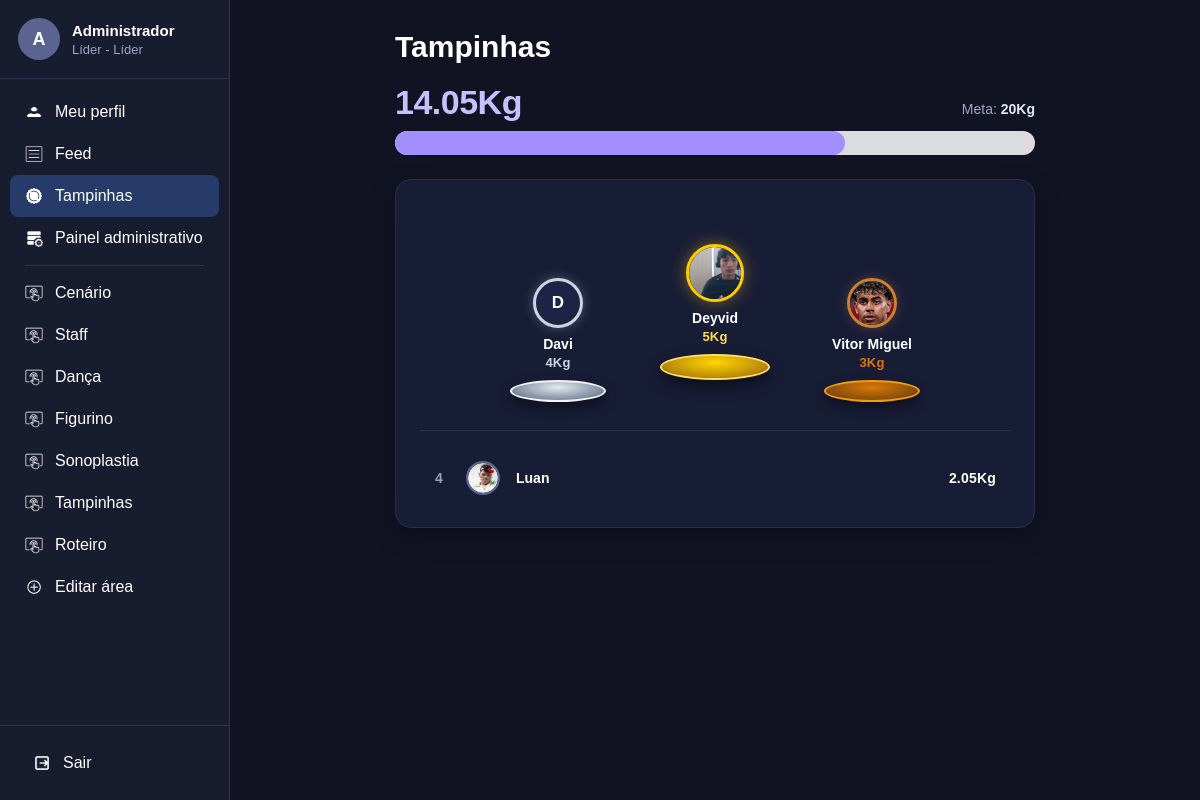
Screenshot of /tampinhas/ (signed in) with the database file from the repository.
### usuarios/models.py (models this page shows, shortened)
class Usuario(models.Model):
    nome=models.CharField(max_length=100, blank=True, default="")
    matricula=models.CharField(max_length=20, unique=True)
    senha=models.CharField(max_length=255)
    diretoria=models.CharField(max_length=50)
    areas=models.TextField()
    aprovado=models.BooleanField(default=True)
    sub_lider=models.BooleanField(default=False)
    sublider_de=models.CharField(max_length=50, null=True, blank=True)
    doacao_tampinhas=models.FloatField(default=0)
    foto=models.ImageField(upload_to="perfis/", null=True, blank=True)
    bio=models.TextField(blank=True, default="")
    def nome_exibicao(self):
        if self.nome and self.nome.strip():
            return self.nome.strip()
        return self.matricula
    def inicial_perfil(self):
        base = (self.nome_exibicao() or "U").strip()
        return base[0].upper() if base else "U"
    def eh_administrador(self):
        mat = (self.matricula or "").strip().lower()
        diret = (self.diretoria or "").strip().lower()
        return mat == "admin" or diret in ["líder", "lider", "líder geral", "lider geral"]
    def tem_acesso_painel(self):
        return self.eh_administrador() or self.sub_lider
    def get_areas_sidebar(self):
        if self.eh_administrador():
            return ["Cenário", "Staff", "Dança", "Figurino", "Sonoplastia", "Tampinhas", "Roteiro"]
        return self.get_areas_ordenadas()

### usuarios/views.py (the view)
# urls.py: path("tampinhas/", views.tampinhas, name="tampinhas"),
def tampinhas(request):
    usuario = usuario_logado(request)
    if usuario is None:
        return redirect("login")
    meta_kg = obter_meta_tampinhas_kg()
    meta_kg_formatada = formatar_kg(meta_kg, is_gramas=False)
    total_gramas_geral = DoacaoTampinhas.objects.filter(
        usuario__aprovado=True
    ).exclude(
        usuario__matricula="admin"
    ).aggregate(tot=models.Sum("quantidade_gramas"))["tot"]
    if total_gramas_geral is None:
        total_kg_db = Usuario.objects.filter(aprovado=True).exclude(
            matricula="admin"
        ).aggregate(tot=models.Sum("doacao_tampinhas"))["tot"] or 0
        total_geral_d = Decimal(str(total_kg_db))
    else:
        total_geral_d = Decimal(total_gramas_geral) / Decimal("1000")
    s_tot = f"{total_geral_d:.3f}".rstrip("0").rstrip(".")
    if not s_tot or s_tot == "-0":
        s_tot = "0"
    total_geral_kg = f"{s_tot}Kg"
    if meta_kg > 0:
        progresso_porcentagem = min(100.0, float((total_geral_d / meta_kg) * Decimal("100")))
    else:
        progresso_porcentagem = 0.0
    membros = Usuario.objects.filter(aprovado=True).exclude(matricula="admin")
    membros_validos = [m for m in membros if not m.eh_administrador()]
    ranking = []
    for m in membros_validos:
        tot_g = DoacaoTampinhas.objects.filter(usuario=m).aggregate(
            tot=models.Sum("quantidade_gramas")
        )["tot"]
        if tot_g is None and m.doacao_tampinhas > 0:
            tot_g = int(Decimal(str(m.doacao_tampinhas)) * Decimal("1000"))
        if tot_g and tot_g > 0:
            d_membro = Decimal(tot_g) / Decimal("1000")
            s_membro = f"{d_membro:.3f}".rstrip("0").rstrip(".")
            if not s_membro or s_membro == "-0":
                s_membro = "0"
            ranking.append({
                "usuario": m,
                "matricula": m.matricula,
                "total_gramas": tot_g,
                "total_kg": d_membro,
                "total_formatado": f"{s_membro}Kg",
            })
    ranking.sort(key=lambda x: (-x["total_gramas"], x["matricula"]))
    primeiro = ranking[0] if len(ranking) > 0 else None
    segundo = ranking[1] if len(ranking) > 1 else None
    terceiro = ranking[2] if len(ranking) > 2 else None
    demais_participantes = []
    for idx, item in enumerate(ranking[3:], start=4):
        item_com_posicao = dict(item)
        item_com_posicao["posicao"] = idx
        demais_participantes.append(item_com_posicao)
    return render(request, "tampinhas.html", {
        "usuario": usuario,
        "total_geral_kg": total_geral_kg,
        "progresso_porcentagem": progresso_porcentagem,
        "progresso_porcentagem_css": f"{progresso_porcentagem:.2f}",
        "meta_kg": meta_kg,
        "meta_kg_formatada": meta_kg_formatada,
        "primeiro": primeiro,
        "segundo": segundo,
        "terceiro": terceiro,
        "demais_participantes": demais_participantes,
        "total_participantes": len(ranking),
        "pagina_ativa": "tampinhas",
    })

### usuarios/templates/tampinhas.html (shortened to what this page needs)
{% load static %}
<!DOCTYPE html>
<html lang="pt-br">
<head>
    <link rel="stylesheet" href="{% static 'css/base.css' %}">
    <link rel="stylesheet" href="{% static 'css/tampinhas.css' %}">
</head>
<body>
{% include "_sidebar.html" with pagina_ativa="tampinhas" %}
<main class="conteudo">
    <div class="container-pagina container-tampinhas">
        <div class="titulo-pagina">
            <h1>Tampinhas</h1>
        </div>
        <section class="secao-total-tampinhas">
            <div class="cabecalho-meta-tampinhas">
                <div class="total-geral-tampinhas" id="total-geral-tampinhas">
                    {{ total_geral_kg }}
                </div>
                <div class="meta-estabelecida-tampinhas" id="meta-estabelecida-tampinhas">
                    Meta: <strong>{{ meta_kg_formatada }}</strong>
                </div>
            </div>
            <div class="barra-progresso-tampinhas" role="progressbar" aria-valuenow="{{ progresso_porcentagem_css }}" aria-valuemin="0" aria-valuemax="100" aria-label="Progresso da meta de arrecadação">
                <div class="preenchimento-progresso-tampinhas" id="barra-preenchimento-tampinhas" style="width: {{ progresso_porcentagem_css }}%;"></div>
            </div>
        </section>
        <section class="card-ranking-tampinhas">
            <div class="podio-container">
                <div class="podio-coluna podio-segundo">
                    <div class="podio-avatar avatar-prata" style="overflow:hidden;">
                        {% if segundo %}
                            {% if segundo.usuario.foto and segundo.usuario.foto.name %}
                                <img src="{{ segundo.usuario.foto.url }}" alt="{{ segundo.usuario.nome_exibicao }}" class="avatar-foto-img">
                            {% else %}
                                {{ segundo.usuario.inicial_perfil }}
                            {% endif %}
                        {% else %}
                            -
                        {% endif %}
                    </div>
                    <span class="podio-matricula">
                        {% if segundo %}
                            <a href="{% url 'ver_perfil' segundo.usuario.id %}{% if user_token %}?_user_token={{ user_token|urlencode }}{% endif %}" class="link-perfil-usuario">{{ segundo.usuario.nome_exibicao }}</a>
                        {% else %}—{% endif %}
                    </span>
                    <span class="podio-total total-prata">
                        {% if segundo %}{{ segundo.total_formatado }}{% else %}—{% endif %}
                    </span>
                    <div class="podio-degrau degrau-prata"></div>
                </div>
                <div class="podio-coluna podio-primeiro">
                    <div class="podio-avatar avatar-ouro" style="overflow:hidden;">
                        {% if primeiro %}
                            {% if primeiro.usuario.foto and primeiro.usuario.foto.name %}
                                <img src="{{ primeiro.usuario.foto.url }}" alt="{{ primeiro.usuario.nome_exibicao }}" class="avatar-foto-img">
                            {% else %}
                                {{ primeiro.usuario.inicial_perfil }}
                            {% endif %}
                        {% else %}
                            -
                        {% endif %}
                    </div>
                    <span class="podio-matricula">
                        {% if primeiro %}
                            <a href="{% url 'ver_perfil' primeiro.usuario.id %}{% if user_token %}?_user_token={{ user_token|urlencode }}{% endif %}" class="link-perfil-usuario">{{ primeiro.usuario.nome_exibicao }}</a>
                        {% else %}—{% endif %}
                    </span>
                    <span class="podio-total total-ouro">
                        {% if primeiro %}{{ primeiro.total_formatado }}{% else %}—{% endif %}
                    </span>
                    <div class="podio-degrau degrau-ouro"></div>
                </div>
                <div class="podio-coluna podio-terceiro">
                    <div class="podio-avatar avatar-bronze" style="overflow:hidden;">
                        {% if terceiro %}
                            {% if terceiro.usuario.foto and terceiro.usuario.foto.name %}
                                <img src="{{ terceiro.usuario.foto.url }}" alt="{{ terceiro.usuario.nome_exibicao }}" class="avatar-foto-img">
                            {% else %}
                                {{ terceiro.usuario.inicial_perfil }}
                            {% endif %}
                        {% else %}
                            -
                        {% endif %}
                    </div>
                    <span class="podio-matricula">
                        {% if terceiro %}
                            <a href="{% url 'ver_perfil' terceiro.usuario.id %}{% if user_token %}?_user_token={{ user_token|urlencode }}{% endif %}" class="link-perfil-usuario">{{ terceiro.usuario.nome_exibicao }}</a>
                        {% else %}—{% endif %}
                    </span>
                    <span class="podio-total total-bronze">
                        {% if terceiro %}{{ terceiro.total_formatado }}{% else %}—{% endif %}
                    </span>
                    <div class="podio-degrau degrau-bronze"></div>
                </div>
            </div>
            <div class="divisor-ranking"></div>
            <div class="lista-classificacao-container">
                {% for item in demais_participantes %}
                    <div class="item-ranking-linha">
                        <span class="ranking-posicao">{{ item.posicao }}</span>
                        <a href="{% url 'ver_perfil' item.usuario.id %}{% if user_token %}?_user_token={{ user_token|urlencode }}{% endif %}" class="ranking-avatar" style="overflow:hidden;text-decoration:none;color:inherit;">
                            {% if item.usuario.foto and item.usuario.foto.name %}
                                <img src="{{ item.usuario.foto.url }}" alt="{{ item.usuario.nome_exibicao }}" class="avatar-foto-img">
                            {% else %}
                                {{ item.usuario.inicial_perfil }}
                            {% endif %}
                        </a>
                        <a href="{% url 'ver_perfil' item.usuario.id %}{% if user_token %}?_user_token={{ user_token|urlencode }}{% endif %}" class="ranking-matricula link-perfil-usuario">{{ item.usuario.nome_exibicao }}</a>
                        <span class="ranking-total">{{ item.total_formatado }}</span>
                    </div>
                {% empty %}
                    {% if not primeiro and not segundo and not terceiro %}
                        <p class="mensagem-sem-doacoes">Nenhuma doação registrada ainda.</p>
                    {% endif %}
                {% endfor %}
            </div>
        </section>
    </div>
</main>
</body>
</html>

### usuarios/templates/_sidebar.html (shortened to what this page needs)
{% load static %}
<aside class="sidebar">
    <div>
        <a href="{% url 'meu_perfil' %}{% if user_token %}?_user_token={{ user_token|urlencode }}{% endif %}" class="usuario {% if pagina_ativa == 'perfil' %}usuario-ativo{% endif %}" title="Acessar meu perfil">
            <div class="avatar">
                {% if usuario.foto and usuario.foto.name %}
                    <img src="{{ usuario.foto.url }}" alt="{{ usuario.nome_exibicao }}" class="avatar-foto-img">
                {% else %}
                    {{ usuario.inicial_perfil }}
                {% endif %}
            </div>
            <div class="dados-usuario">
                <h3>{{ usuario.nome_exibicao }}</h3>
                <p>{{ usuario.diretoria }} - {% if usuario.eh_administrador %}Líder{% elif usuario.sub_lider %}Sub-Líder{% else %}Membro{% endif %}</p>
            </div>
        </a>
        <nav class="menu">
            <a href="{% url 'meu_perfil' %}{% if user_token %}?_user_token={{ user_token|urlencode }}{% endif %}" class="{% if pagina_ativa == 'perfil' %}ativo{% endif %}">
                <img src="{% static 'imgs/icone-usuario.png' %}" alt="Perfil">
                <span>Meu perfil</span>
            </a>
            <a href="{% url 'feed' %}{% if user_token %}?_user_token={{ user_token|urlencode }}{% endif %}" class="{% if pagina_ativa == 'feed' %}ativo{% endif %}">
                <img src="{% static 'imgs/icone-feed.png' %}" alt="Feed">
                <span>Feed</span>
            </a>
            <a href="{% url 'tampinhas' %}{% if user_token %}?_user_token={{ user_token|urlencode }}{% endif %}" class="{% if pagina_ativa == 'tampinhas' %}ativo{% endif %}">
                <img src="{% static 'imgs/icone-tampinhas.png' %}" alt="Tampinhas">
                <span>Tampinhas</span>
            </a>
            {% if usuario.tem_acesso_painel %}
                <a href="{% url 'painel_administrativo' %}{% if user_token %}?_user_token={{ user_token|urlencode }}{% endif %}" class="{% if pagina_ativa == 'painel' %}ativo{% endif %}">
                    <img src="{% static 'imgs/icone-painel.png' %}" alt="Painel">
                    <span class="texto-painel">Painel administrativo</span>
                </a>
            {% endif %}
            <div class="menu-separador"></div>
            {% for area in usuario.get_areas_sidebar %}
                <a href="{% url 'chat_area' area %}{% if user_token %}?_user_token={{ user_token|urlencode }}{% endif %}" class="{% if area_ativa == area %}ativo{% endif %}">
                    <img src="{% static 'imgs/icone-area.png' %}" alt=""><span>{{ area }}</span>
                </a>
            {% endfor %}
            <a href="{% url 'nova_area' %}{% if user_token %}?_user_token={{ user_token|urlencode }}{% endif %}" class="{% if pagina_ativa == 'nova_area' %}ativo{% endif %}">
                <img src="{% static 'imgs/icone-editar-area.png' %}" alt="Editar área">
                <span>Editar área</span>
            </a>
        </nav>
    </div>
    <div class="rodape-sidebar">
        <a href="{% url 'sair' %}" id="link-sair-sidebar" onclick="return confirm('Deseja realmente sair da sua conta?');">
            <img src="{% static 'imgs/icone-sair.png' %}" alt="Sair">
            <span>Sair</span>
        </a>
    </div>
</aside>

### rows the page displays
Usuario: inicial_perfil "A", nome_exibicao "Administrador", diretoria "Líder"
Usuario: usuario.inicial_perfil "D", usuario.nome_exibicao "Davi"
Usuario: usuario.foto (picture), usuario.nome_exibicao "Deyvid"
Usuario: usuario.foto (picture), usuario.nome_exibicao "Vitor Miguel"
Usuario: posicao "4", usuario.foto (picture), usuario.nome_exibicao "Luan", total_formatado "2.05Kg"

### other values shown
{{ area }} "Cenário" "Staff" "Dança" "Figurino" "Sonoplastia" "Tampinhas" "Roteiro"
{{ total_geral_kg }} "14.05Kg"
{{ meta_kg_formatada }} "20Kg"
{{ segundo.total_formatado }} "4Kg"
{{ primeiro.total_formatado }} "5Kg"
{{ terceiro.total_formatado }} "3Kg"
